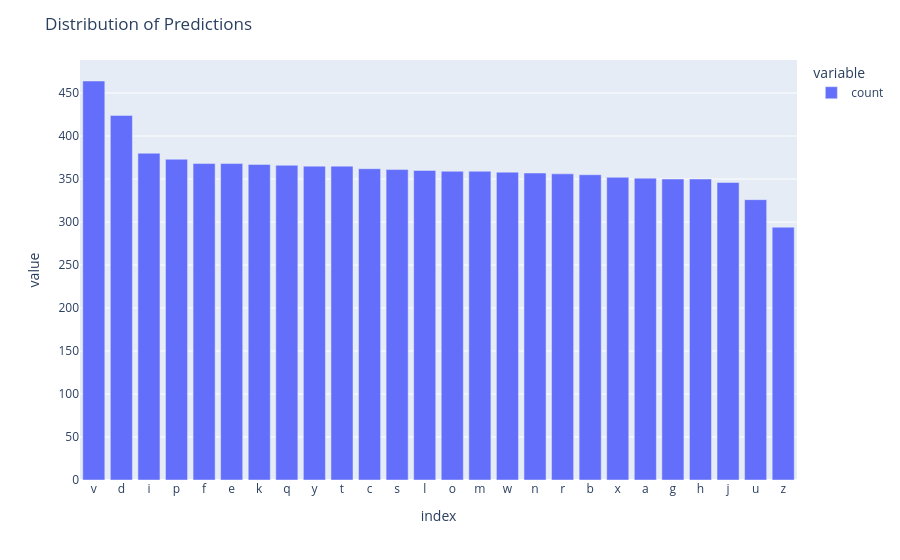

This figure's notebook cell:
### Code cell
fig = pd.Series(knn.predict(test[['thumb', 'point', 'middle', 'ring', 'pinky']])).value_counts().plot(kind = 'bar')
fig.update_layout(title = 'Distribution of Predictions')

### Figure 1 — Plotly figure (JSON) as saved in the notebook; plotly's stock layout.template omitted (floating-point values rounded to 4 significant figures)
{"data": [{"alignmentgroup": "True", "hovertemplate": "variable=count<br>index=%{x}<br>value=%{y}<extra></extra>", "legendgroup": "count", "marker": {"color": "#636efa", "pattern": {"shape": ""}}, "name": "count", "offsetgroup": "count", "orientation": "v", "showlegend": true, "textposition": "auto", "type": "bar", "x": ["v", "d", "i", "p", "f", "e", "k", "q", "y", "t", "c", "s", "l", "o", "m", "w", "n", "r", "b", "x", "a", "g", "h", "j", "u", "z"], "xaxis": "x", "y": [464, 424, 380, 373, 368, 368, 367, 366, 365, 365, 362, 361, 360, 359, 359, 358, 357, 356, 355, 352, 351, 350, 350, 346, 326, 294], "yaxis": "y"}], "layout": {"barmode": "relative", "legend": {"title": {"text": "variable"}, "tracegroupgap": 0}, "margin": {"t": 60}, "title": {"text": "Distribution of Predictions"}, "xaxis": {"anchor": "y", "domain": [0, 1], "title": {"text": "index"}}, "yaxis": {"anchor": "x", "domain": [0, 1], "title": {"text": "value"}}}}
